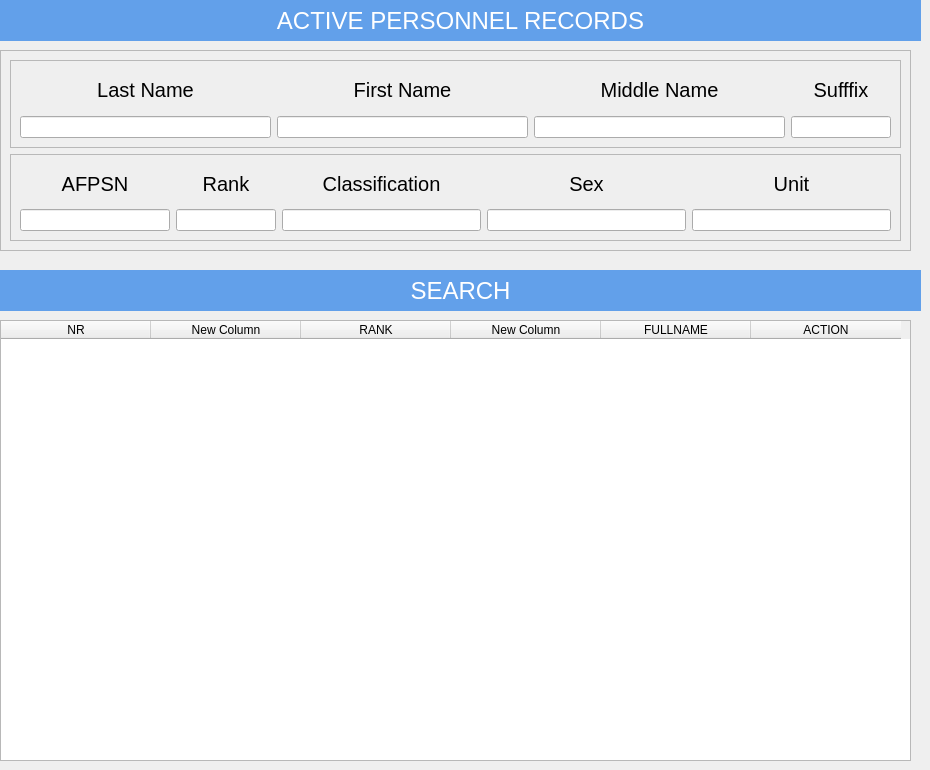
     <widget class="QWidget" name="personnel_records_page">
      <widget class="QLabel" name="label_4">
       <property name="geometry">
        <rect>
         <x>0</x>
         <y>0</y>
         <width>921</width>
         <height>41</height>
        </rect>
       </property>
       <property name="font">
        <font>
         <pointsize>18</pointsize>
        </font>
       </property>
       <property name="styleSheet">
        <string notr="true">background-color: rgb(98, 160, 234);
color:white;</string>
       </property>
       <property name="text">
        <string>ACTIVE PERSONNEL RECORDS</string>
       </property>
       <property name="alignment">
        <set>Qt::AlignCenter</set>
       </property>
      </widget>
      <widget class="QFrame" name="frame_3">
       <property name="geometry">
        <rect>
         <x>0</x>
         <y>50</y>
         <width>911</width>
         <height>201</height>
        </rect>
       </property>
       <property name="frameShape">
        <enum>QFrame::StyledPanel</enum>
       </property>
       <property name="frameShadow">
        <enum>QFrame::Raised</enum>
       </property>
       <layout class="QVBoxLayout" name="verticalLayout_4">
        <item>
         <widget class="QFrame" name="frame">
          <property name="frameShape">
           <enum>QFrame::StyledPanel</enum>
          </property>
          <property name="frameShadow">
           <enum>QFrame::Raised</enum>
          </property>
          <layout class="QGridLayout" name="gridLayout">
           <item row="1" column="1">
            <widget class="QLineEdit" name="lineEdit_2"/>
           </item>
           <item row="1" column="2">
            <widget class="QLineEdit" name="lineEdit_3"/>
           </item>
           <item row="0" column="2">
            <widget class="QLabel" name="label_16">
             <property name="font">
              <font>
               <pointsize>15</pointsize>
              </font>
             </property>
             <property name="styleSheet">
              <string notr="true">color:black</string>
             </property>
             <property name="text">
              <string>Middle Name</string>
             </property>
             <property name="alignment">
              <set>Qt::AlignCenter</set>
             </property>
            </widget>
           </item>
           <item row="1" column="0">
            <widget class="QLineEdit" name="lineEdit"/>
           </item>
           <item row="1" column="3">
            <widget class="QLineEdit" name="lineEdit_4">
             <property name="maximumSize">
              <size>
               <width>100</width>
               <height>16777215</height>
              </size>
             </property>
            </widget>
           </item>
           <item row="0" column="0">
            <widget class="QLabel" name="label_14">
             <property name="font">
              <font>
               <pointsize>15</pointsize>
              </font>
             </property>
             <property name="styleSheet">
              <string notr="true">color:black</string>
             </property>
             <property name="text">
              <string>Last Name</string>
             </property>
             <property name="alignment">
              <set>Qt::AlignCenter</set>
             </property>
            </widget>
           </item>
           <item row="0" column="3">
            <widget class="QLabel" name="label_17">
             <property name="font">
              <font>
               <pointsize>15</pointsize>
              </font>
             </property>
             <property name="styleSheet">
              <string notr="true"/>
             </property>
             <property name="text">
              <string>Sufffix</string>
             </property>
             <property name="alignment">
              <set>Qt::AlignCenter</set>
             </property>
            </widget>
           </item>
           <item row="0" column="1">
            <widget class="QLabel" name="label_15">
             <property name="font">
              <font>
               <pointsize>15</pointsize>
              </font>
             </property>
             <property name="styleSheet">
              <string notr="true">color:black</string>
             </property>
             <property name="text">
              <string>First Name</string>
             </property>
             <property name="alignment">
              <set>Qt::AlignCenter</set>
             </property>
            </widget>
           </item>
          </layout>
         </widget>
        </item>
        <item>
         <widget class="QFrame" name="frame_2">
          <property name="frameShape">
           <enum>QFrame::StyledPanel</enum>
          </property>
          <property name="frameShadow">
           <enum>QFrame::Raised</enum>
          </property>
          <layout class="QGridLayout" name="gridLayout_2">
           <item row="3" column="1">
            <widget class="QLineEdit" name="lineEdit_5">
             <property name="maximumSize">
              <size>
               <width>100</width>
               <height>16777215</height>
              </size>
             </property>
            </widget>
           </item>
           <item row="0" column="0">
            <widget class="QLabel" name="label_20">
             <property name="font">
              <font>
               <pointsize>15</pointsize>
              </font>
             </property>
             <property name="styleSheet">
              <string notr="true">color:black</string>
             </property>
             <property name="text">
              <string>AFPSN</string>
             </property>
             <property name="alignment">
              <set>Qt::AlignCenter</set>
             </property>
            </widget>
           </item>
           <item row="3" column="3">
            <widget class="QLineEdit" name="lineEdit_13"/>
           </item>
           <item row="3" column="4">
            <widget class="QLineEdit" name="lineEdit_8"/>
           </item>
           <item row="3" column="0">
            <widget class="QLineEdit" name="lineEdit_7">
             <property name="maximumSize">
              <size>
               <width>150</width>
               <height>16777215</height>
              </size>
             </property>
            </widget>
           </item>
           <item row="3" column="2">
            <widget class="QLineEdit" name="lineEdit_6"/>
           </item>
           <item row="0" column="4">
            <widget class="QLabel" name="label_21">
             <property name="font">
              <font>
               <pointsize>15</pointsize>
              </font>
             </property>
             <property name="styleSheet">
              <string notr="true">color:black</string>
             </property>
             <property name="text">
              <string>Unit</string>
             </property>
             <property name="alignment">
              <set>Qt::AlignCenter</set>
             </property>
            </widget>
           </item>
           <item row="0" column="3">
            <widget class="QLabel" name="label_26">
             <property name="font">
              <font>
               <pointsize>15</pointsize>
              </font>
             </property>
             <property name="styleSheet">
              <string notr="true">color:black</string>
             </property>
             <property name="text">
              <string>Sex</string>
             </property>
             <property name="alignment">
              <set>Qt::AlignCenter</set>
             </property>
            </widget>
           </item>
           <item row="0" column="1">
            <widget class="QLabel" name="label_18">
             <property name="font">
              <font>
               <pointsize>15</pointsize>
              </font>
             </property>
             <property name="styleSheet">
              <string notr="true">color:black</string>
             </property>
             <property name="text">
              <string>Rank</string>
             </property>
             <property name="alignment">
              <set>Qt::AlignCenter</set>
             </property>
            </widget>
           </item>
           <item row="0" column="2">
            <widget class="QLabel" name="label_19">
             <property name="font">
              <font>
               <pointsize>15</pointsize>
              </font>
             </property>
             <property name="styleSheet">
              <string notr="true">color:black</string>
             </property>
             <property name="text">
              <string>Classification</string>
             </property>
             <property name="alignment">
              <set>Qt::AlignCenter</set>
             </property>
            </widget>
           </item>
          </layout>
         </widget>
        </item>
       </layout>
      </widget>
      <widget class="QLabel" name="label_27">
       <property name="geometry">
        <rect>
         <x>0</x>
         <y>270</y>
         <width>921</width>
         <height>41</height>
        </rect>
       </property>
       <property name="font">
        <font>
         <pointsize>18</pointsize>
        </font>
       </property>
       <property name="styleSheet">
        <string notr="true">background-color: rgb(98, 160, 234);
color:white;</string>
       </property>
       <property name="text">
        <string>SEARCH</string>
       </property>
       <property name="alignment">
        <set>Qt::AlignCenter</set>
       </property>
      </widget>
      <widget class="QTableWidget" name="tableWidget_2">
       <property name="geometry">
        <rect>
         <x>0</x>
         <y>320</y>
         <width>911</width>
         <height>441</height>
        </rect>
       </property>
       <attribute name="horizontalHeaderDefaultSectionSize">
        <number>150</number>
       </attribute>
       <column>
        <property name="text">
         <string>NR</string>
        </property>
       </column>
       <column>
        <property name="text">
         <string>New Column</string>
        </property>
       </column>
       <column>
        <property name="text">
         <string>RANK</string>
        </property>
       </column>
       <column>
        <property name="text">
         <string>New Column</string>
        </property>
       </column>
       <column>
        <property name="text">
         <string>FULLNAME</string>
        </property>
       </column>
       <column>
        <property name="text">
         <string>ACTION</string>
        </property>
       </column>
      </widget>
     </widget>
